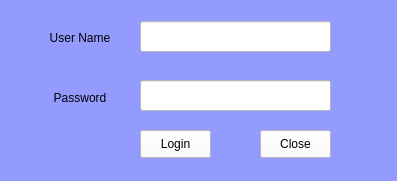
<?xml version="1.0" encoding="UTF-8"?>
<ui version="4.0">
 <class>MainWindow</class>
 <widget class="QMainWindow" name="MainWindow">
  <property name="geometry">
   <rect>
    <x>0</x>
    <y>0</y>
    <width>397</width>
    <height>181</height>
   </rect>
  </property>
  <property name="windowTitle">
   <string>MainWindow</string>
  </property>
  <property name="styleSheet">
   <string notr="true">background-color: rgb(148, 155, 255);</string>
  </property>
  <widget class="QWidget" name="centralwidget">
   <widget class="QLabel" name="label">
    <property name="geometry">
     <rect>
      <x>30</x>
      <y>30</y>
      <width>100</width>
      <height>16</height>
     </rect>
    </property>
    <property name="minimumSize">
     <size>
      <width>100</width>
      <height>0</height>
     </size>
    </property>
    <property name="styleSheet">
     <string notr="true">font: 10pt &quot;MS Shell Dlg 2&quot;;</string>
    </property>
    <property name="text">
     <string>User Name</string>
    </property>
    <property name="alignment">
     <set>Qt::AlignCenter</set>
    </property>
   </widget>
   <widget class="QLabel" name="label_2">
    <property name="geometry">
     <rect>
      <x>30</x>
      <y>90</y>
      <width>100</width>
      <height>16</height>
     </rect>
    </property>
    <property name="minimumSize">
     <size>
      <width>100</width>
      <height>0</height>
     </size>
    </property>
    <property name="styleSheet">
     <string notr="true">font: 10pt &quot;MS Shell Dlg 2&quot;;</string>
    </property>
    <property name="text">
     <string>Password</string>
    </property>
    <property name="alignment">
     <set>Qt::AlignCenter</set>
    </property>
   </widget>
   <widget class="QLineEdit" name="txtUsername">
    <property name="geometry">
     <rect>
      <x>140</x>
      <y>21</y>
      <width>191</width>
      <height>31</height>
     </rect>
    </property>
    <property name="styleSheet">
     <string notr="true">background-color: rgb(255, 255, 255);</string>
    </property>
   </widget>
   <widget class="QLineEdit" name="txtPassword">
    <property name="geometry">
     <rect>
      <x>140</x>
      <y>80</y>
      <width>191</width>
      <height>31</height>
     </rect>
    </property>
    <property name="styleSheet">
     <string notr="true">background-color: rgb(255, 255, 255);</string>
    </property>
    <property name="echoMode">
     <enum>QLineEdit::Password</enum>
    </property>
   </widget>
   <widget class="QPushButton" name="btnLogin">
    <property name="geometry">
     <rect>
      <x>140</x>
      <y>130</y>
      <width>71</width>
      <height>28</height>
     </rect>
    </property>
    <property name="styleSheet">
     <string notr="true">font: 10pt &quot;MS Shell Dlg 2&quot;;
background-color: rgb(255, 255, 255);</string>
    </property>
    <property name="text">
     <string>Login</string>
    </property>
   </widget>
   <widget class="QPushButton" name="pushButton_2">
    <property name="geometry">
     <rect>
      <x>260</x>
      <y>130</y>
      <width>71</width>
      <height>28</height>
     </rect>
    </property>
    <property name="styleSheet">
     <string notr="true">font: 10pt &quot;MS Shell Dlg 2&quot;;
background-color: rgb(255, 255, 255);</string>
    </property>
    <property name="text">
     <string>Close</string>
    </property>
   </widget>
  </widget>
 </widget>
 <resources/>
 <connections>
  <connection>
   <sender>pushButton_2</sender>
   <signal>clicked()</signal>
   <receiver>MainWindow</receiver>
   <slot>close()</slot>
   <hints>
    <hint type="sourcelabel">
     <x>326</x>
     <y>138</y>
    </hint>
    <hint type="destinationlabel">
     <x>374</x>
     <y>146</y>
    </hint>
   </hints>
  </connection>
 </connections>
</ui>
